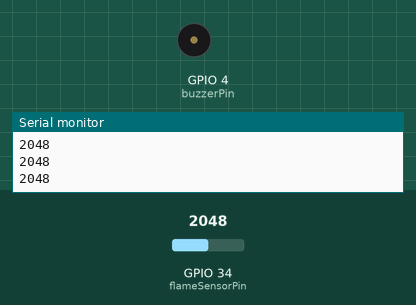
The sketch below on a simulated ESP32. On the bench: buzzer (waves = sounding, pin HIGH), the last lines printed to the serial monitor. Inputs (shaded band) come from the test bench; at power-on: GPIO 34 (flameSensorPin) = 2048. WiFi joins after 1.5 s; servers stay silent unless stated.

Above: at 2.7 s.
2.8 s: GPIO 34 (flameSensorPin) set to 4063
4.3 s: GPIO 34 (flameSensorPin) set to 4095
At 4.9 s:
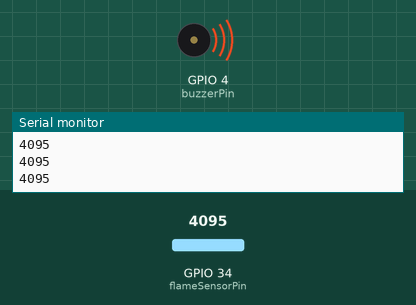
5.9 s: GPIO 34 (flameSensorPin) set to 3603
At 7.4 s:
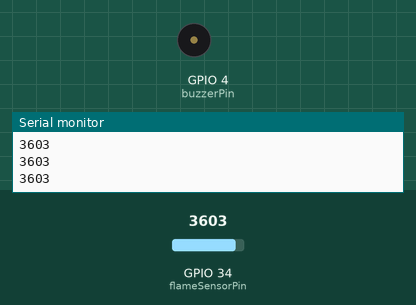
Timing chart, 0 to 8.9 s (numbered marks = the images above; inputs shaded):
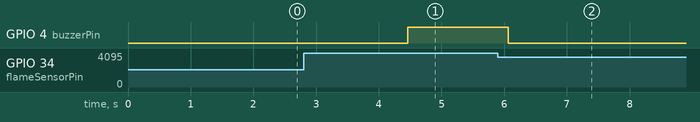

The sketch:

fire_no_email.ino
```cpp
// (licence header left out)
#include <Arduino.h>
#include <WiFi.h>
#include <FirebaseESP32.h>

// Provide the token generation process info.
#include <addons/TokenHelper.h>

// Provide the RTDB payload printing info and other helper functions.
#include <addons/RTDBHelper.h>

/* 1. Define the WiFi credentials */
#define WIFI_SSID "chaiengong_EXT"
#define WIFI_PASSWORD "88888888"

// For the following credentials, see examples/Authentications/SignInAsUser/EmailPassword/EmailPassword.ino

/* 2. Define the API Key */
#define API_KEY "AIzaSyB03AoYlEosstvba5yTevV7wenJcghXJZY"

/* 3. Define the RTDB URL */
#define DATABASE_URL "https://esp-32-d9503-default-rtdb.firebaseio.com/" //<databaseName>.firebaseio.com or <databaseName>.<region>.firebasedatabase.app

/* 4. Define the user Email and password that alreadey registerd or added in your project */
#define USER_EMAIL "USER_EMAIL"
#define USER_PASSWORD "USER_PASSWORD"

// Define Firebase Data object
FirebaseData fbdo;

FirebaseAuth auth;
FirebaseConfig config;

unsigned long sendDataPrevMillis = 0;

unsigned long count = 0;

const int flameSensorPin = 34;  // Pin D34 on the ESP32 board for flame sensor
const int buzzerPin = 4;       // Pin D4 on the ESP32 board for the buzzer
bool signupOK = false;
void setup()
{

  Serial.begin(115200);

  pinMode(flameSensorPin, INPUT);
  pinMode(buzzerPin, OUTPUT);
  analogSetAttenuation(ADC_11db); // Full range: 3.3V

  WiFi.begin(WIFI_SSID, WIFI_PASSWORD);
  Serial.print("Connecting to Wi-Fi");
  while (WiFi.status() != WL_CONNECTED)
  {
     Serial.println("Connecting to Wi-Fi...");
    delay(300);
  }
  Serial.println();
  Serial.print("Connected with IP: ");
  Serial.println(WiFi.localIP());
  Serial.println();

  Serial.printf("Firebase Client v%s\n\n", FIREBASE_CLIENT_VERSION);

  /* Assign the api key (required) */
  config.api_key = API_KEY;

    /* Sign up */
  if (Firebase.signUp(&config, &auth, "", "")) {
    Serial.println("ok");
    signupOK = true;
  } else {
    Serial.printf("%s\n", config.signer.signupError.message.c_str());
  }

  /* Assign the RTDB URL (required) */
  config.database_url = DATABASE_URL;

  /* Assign the callback function for the long running token generation task */
  config.token_status_callback = tokenStatusCallback; // see addons/TokenHelper.h

  // Comment or pass false value when WiFi reconnection will control by your code or third party library e.g. WiFiManager
  Firebase.reconnectNetwork(true);

  Firebase.begin(&config, &auth);

  Firebase.setDoubleDigits(5);


}

void loop() {
  int flameValue = analogRead(flameSensorPin);
  Serial.println(flameValue); // Print flame sensor value to serial monitor
  delay(100);

  bool isFireDetected = (flameValue < 4095);

  digitalWrite(buzzerPin, isFireDetected ? LOW : HIGH);

  if (Firebase.ready() && signupOK && (millis() - sendDataPrevMillis > 1000 || sendDataPrevMillis == 0)) {
    // Since we want the data to be updated every second
    sendDataPrevMillis = millis();

    // Define the path where you want to store the data
    String path = "/fireDetection";

    // Upload boolean value to Firebase
    if (Firebase.setBool(fbdo, path.c_str(), isFireDetected)) {
      Serial.println("Data uploaded to Firebase! Fire Detected: " + String(isFireDetected));
    } else {
      Serial.println("Failed to upload data to Firebase");
      Serial.println("Reason: " + fbdo.errorReason());
    }
  }
}
```

Measured:
- the behaviour switches between 4094 and 4095 on GPIO 34 (flameSensorPin) (found by bisection; images 0 and 1)
- after the input at 4.3 s, GPIO 4 (buzzerPin): LOW → HIGH after 0.16 s
- after the input at 5.9 s, GPIO 4 (buzzerPin): HIGH → LOW after 0.17 s
